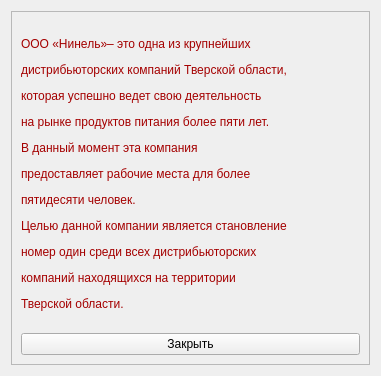
<?xml version="1.0" encoding="UTF-8"?>
<ui version="4.0">
 <class>WarehouseSystemInfoOfCompanyWidget</class>
 <widget class="QWidget" name="WarehouseSystemInfoOfCompanyWidget">
  <property name="geometry">
   <rect>
    <x>0</x>
    <y>0</y>
    <width>381</width>
    <height>376</height>
   </rect>
  </property>
  <property name="windowTitle">
   <string>Информация о компании | ООО &quot;Нинель&quot;</string>
  </property>
  <layout class="QGridLayout" name="gridLayout">
   <item row="0" column="0">
    <widget class="QFrame" name="frInfo">
     <property name="frameShape">
      <enum>QFrame::StyledPanel</enum>
     </property>
     <property name="frameShadow">
      <enum>QFrame::Raised</enum>
     </property>
     <layout class="QGridLayout" name="gridLayout_2">
      <item row="0" column="0">
       <widget class="QLabel" name="lInfo">
        <property name="text">
         <string>&lt;html&gt;&lt;head/&gt;&lt;body&gt;&lt;p align=&quot;justify&quot;&gt;&lt;span style=&quot; color:#a40000;&quot;&gt;ООО «Нинель»– это одна из крупнейших &lt;/span&gt;&lt;/p&gt;&lt;p align=&quot;justify&quot;&gt;&lt;span style=&quot; color:#a40000;&quot;&gt;дистрибьюторских компаний Тверской области,&lt;/span&gt;&lt;/p&gt;&lt;p align=&quot;justify&quot;&gt;&lt;span style=&quot; color:#a40000;&quot;&gt;которая успешно ведет свою деятельность &lt;/span&gt;&lt;/p&gt;&lt;p align=&quot;justify&quot;&gt;&lt;span style=&quot; color:#a40000;&quot;&gt;на рынке продуктов питания более пяти лет. &lt;/span&gt;&lt;/p&gt;&lt;p align=&quot;justify&quot;&gt;&lt;span style=&quot; color:#a40000;&quot;&gt;В данный момент эта компания&lt;/span&gt;&lt;/p&gt;&lt;p align=&quot;justify&quot;&gt;&lt;span style=&quot; color:#a40000;&quot;&gt;предоставляет рабочие места для более &lt;/span&gt;&lt;/p&gt;&lt;p align=&quot;justify&quot;&gt;&lt;span style=&quot; color:#a40000;&quot;&gt;пятидесяти человек. &lt;/span&gt;&lt;/p&gt;&lt;p align=&quot;justify&quot;&gt;&lt;span style=&quot; color:#a40000;&quot;&gt;Целью данной компании является становление&lt;/span&gt;&lt;/p&gt;&lt;p align=&quot;justify&quot;&gt;&lt;span style=&quot; color:#a40000;&quot;&gt;номер один среди всех дистрибьюторских &lt;/span&gt;&lt;/p&gt;&lt;p align=&quot;justify&quot;&gt;&lt;span style=&quot; color:#a40000;&quot;&gt;компаний находящихся на территории &lt;/span&gt;&lt;/p&gt;&lt;p align=&quot;justify&quot;&gt;&lt;span style=&quot; color:#a40000;&quot;&gt;Тверской области.&lt;/span&gt;&lt;/p&gt;&lt;/body&gt;&lt;/html&gt;</string>
        </property>
       </widget>
      </item>
      <item row="1" column="0">
       <widget class="QPushButton" name="pbClose">
        <property name="text">
         <string>Закрыть</string>
        </property>
       </widget>
      </item>
     </layout>
    </widget>
   </item>
  </layout>
 </widget>
 <resources/>
 <connections/>
</ui>
